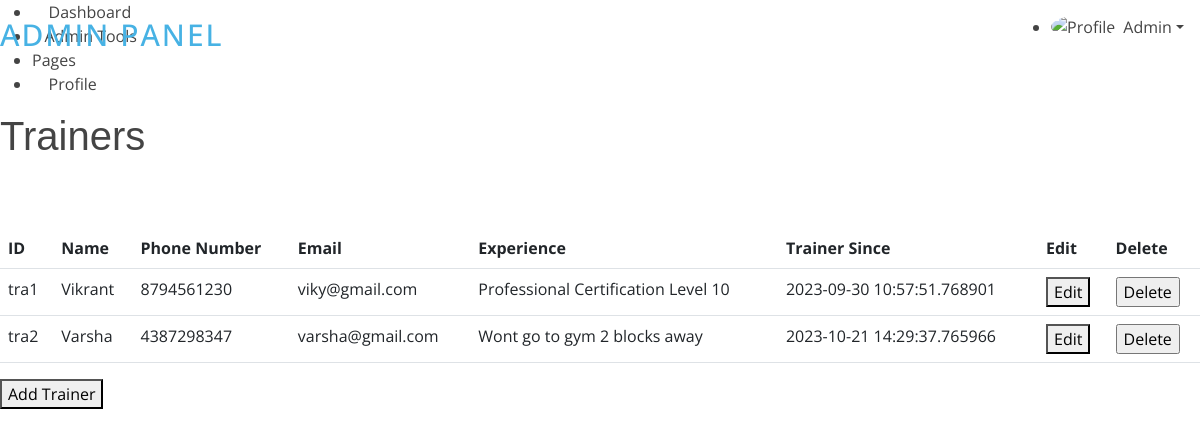
Before: /admin/trainers (signed in) with the older database file.
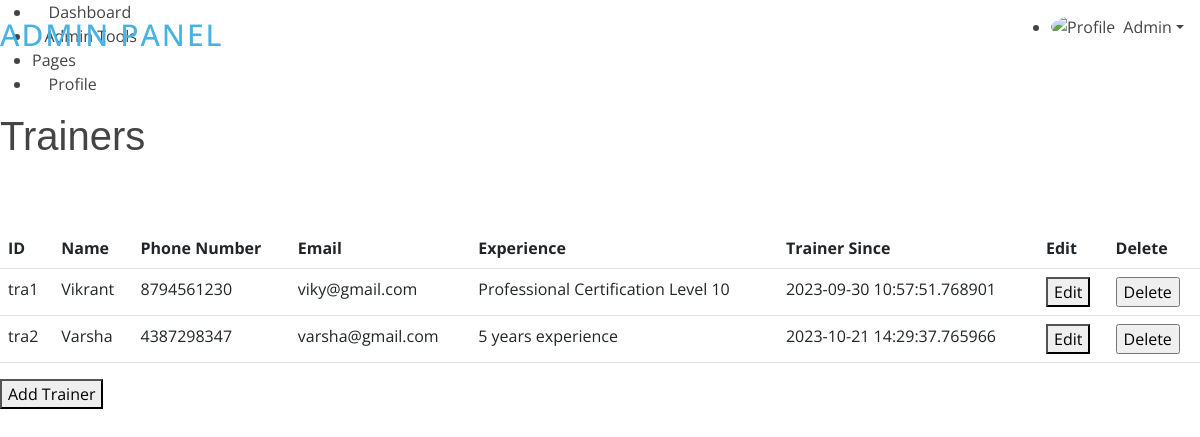
After: the same page with the newer database file.
### app.py (models this page shows, shortened)
class Admin(db.Model,UserMixin):
    id   = db.Column(db.String(10), primary_key=True)
    name = db.Column(db.String(100))
    phone_number = db.Column(db.String(15))
    email = db.Column(db.String(100), nullable=False)
    password = db.Column(db.String(128), nullable=False)

class Trainers(db.Model,UserMixin):
    id = db.Column(db.String(10), primary_key=True)
    name = db.Column(db.String(100))
    phone_number = db.Column(db.String(15))
    email = db.Column(db.String(100), nullable=False)
    experience = db.Column(db.String(100))
    trainer_since = db.Column(db.DateTime)
    password = db.Column(db.String(128), nullable=False)

### app.py (the view)
@app.route('/admin/trainers')
def trainer_manager():
    admin = current_user
    if not isinstance(admin,Admin):
        return redirect(url_for('admin_login'))
    trainer_list = Trainers.query.all()
    return render_template('/admin/trainers.html',admin=admin,trainers=trainer_list)

### app.py (called while the page is built)
@login_manager.user_loader
def load_user(user_id):
    admin = Admin.query.get(user_id)
    if admin is None:
        member = Members.query.get(user_id)
        if member is None:
            trainer = Trainers.query.get(user_id)
            return trainer  # Return the trainer user if found
        return member  # Return the regular member user if found
    return admin  # Return the admin user if found

### templates/admin/trainers.html (shortened to what this page needs)
{% extends "/admin/header.html" %}
{% block content %}
<div class="pagetitle">
  <h1>Trainers</h1>
</div>
<section class="section dashboard">
  <div class="row">
    <div class="col">
      <table class="table">
        <thead>
          <tr>
            <th>ID</th>
            <th>Name</th>
            <th>Phone Number</th>
            <th>Email</th>
            <th>Experience</th>
            <th>Trainer Since</th>
            <th>Edit</th>
            <th>Delete</th>
          </tr>
        </thead>
        <tbody>
          {% for trainer in trainers %}
          <tr>
            <td id="trainerid">{{ trainer.id }}</td>
            <td>{{ trainer.name }}</td>
            <td>{{ trainer.phone_number }}</td>
            <td>{{ trainer.email }}</td>
            <td>{{ trainer.experience }}</td>
            <td>{{ trainer.trainer_since }}</td>
            <td><button id="{{trainer.id}}" onclick="editTrainer(this.id)">Edit</button></td>
            <td>
              <form action="{{url_for('delete_trainer')}}" method="post">
                <input type="submit" value="Delete"
                  onclick="return confirm('Are you sure you want to delete this trainer?');">
              </form>
            </td>
          </tr>
          {% endfor %}
        </tbody>
      </table>
    </div>
  </div>
  <div class="row">
    <div class="col-lg-4">
      <button id="addTrainerButton">Add Trainer</button>
    </div>
  </div>
</section>
{% endblock %}

### templates/admin/header.html (shortened to what this page needs)
<!DOCTYPE html>
<html lang="en">
<head>
    <link href="/static/admin/assets/vendor/bootstrap/css/bootstrap.min.css" rel="stylesheet">
    <link href="/static/admin/assets/vendor/bootstrap-icons/bootstrap-icons.css" rel="stylesheet">
    <link href="/static/admin/assets/vendor/boxicons/css/boxicons.min.css" rel="stylesheet">
    <link href="/static/admin/assets/css/style.css" rel="stylesheet">
</head>
<body>
    <header id="header" class="header fixed-top d-flex align-items-center">
        <div class="d-flex align-items-center justify-content-between">
            <a href="{{url_for(('admin_panel'))}}" class="logo d-flex align-items-center">
                <span class="d-none d-lg-block">Admin Panel</span>
            </a>
            <i class="bi bi-list toggle-sidebar-btn"></i>
        </div>
        <nav class="header-nav ms-auto">
            <ul class="d-flex align-items-center">
                <li class="nav-item dropdown pe-3">
                    <a class="nav-link nav-profile d-flex align-items-center pe-0" href="#" data-bs-toggle="dropdown">
                        <img src="/static/admin/assets/img/messages-3.jpg" alt="Profile" class="rounded-circle">
                        <span class="d-none d-md-block dropdown-toggle ps-2">{{admin.name}}</span>
                    </a>
                </li>
            </ul>
        </nav>
    </header>
    <aside id="sidebar" class="sidebar">
        <ul class="sidebar-nav" id="sidebar-nav">
            <li class="nav-item">
                <a class="nav-link " href="{{url_for('admin_panel')}}">
                    <i class="bi bi-grid"></i>
                    <span>Dashboard</span>
                </a>
            </li>
            <li class="nav-item">
                <a class="nav-link collapsed" data-bs-target="#components-nav" data-bs-toggle="collapse" href="#">
                    <i class="bi bi-menu-button-wide"></i><span>Admin Tools</span><i
                        class="bi bi-chevron-down ms-auto"></i>
                </a>
            </li>
            <li class="nav-heading">Pages</li>
            <li class="nav-item">
                <a class="nav-link collapsed" href="#">
                    <i class="bi bi-person"></i>
                    <span>Profile</span>
                </a>
            </li>
        </ul>
    </aside>
    <main id="main" class="main">
        {% block content %}{% endblock %}
    </main>
</body>
</html>

### static/css/style.css (style rules this page uses)
body { font-family: "Open Sans", sans-serif; color: #444444; }
a { color: #47b2e4; text-decoration: none; }
h1, h2, h3, h4, h5, h6 { font-family: "Jost", sans-serif; }
#header { transition: all 0.5s; z-index: 997; padding: 15px 0; }
#header .logo { font-size: 30px; margin: 0; padding: 0; line-height: 1; font-weight: 500; letter-spacing: 2px; text-transform: uppercase; }
section { padding: 60px 0; overflow: hidden; }

Changed rows visible on the page:
changed Trainers "tra2": experience "Wont go to gym 2 blocks away" → "5 years experience"
